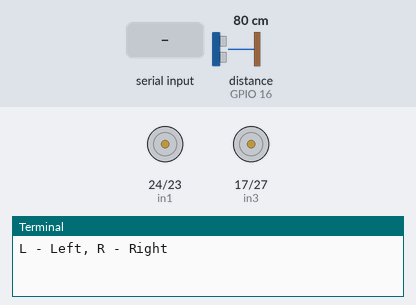
Bench run of a program on a simulated Raspberry Pi (BCM pin numbers). Parts: motor-driver pin pairs drawn as motors (green arrow = first pin HIGH = forward, orange = second pin HIGH = backward, longer = more drive, scaled by the enable pin), the last lines printed to the terminal. Inputs (shaded band) come from the test bench; at power-on: distance to the obstacle (sensor on GPIO 16) 80 cm. The echo pulse lasts 58.3 µs per cm.

Above: at 1.2 s.
1.3 s: "q" typed at the terminal, then Enter
At 2.2 s:
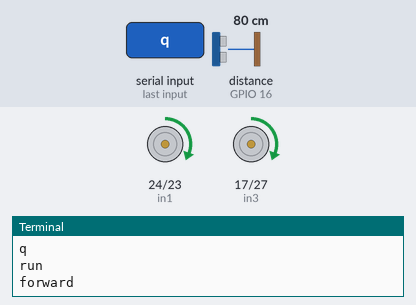
2.8 s: "s" typed at the terminal, then Enter
At 3.4 s:
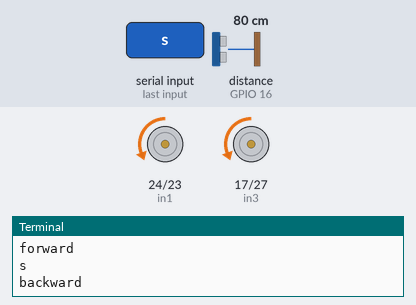
4.3 s: "1" typed at the terminal, then Enter
At 5.5 s:
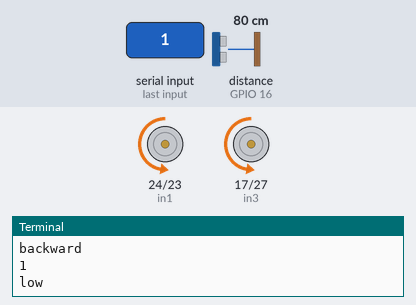
5.8 s: distance to the obstacle (sensor on GPIO 16) set to 55 cm
7.3 s: distance to the obstacle (sensor on GPIO 16) set to 47 cm
At 8.1 s:
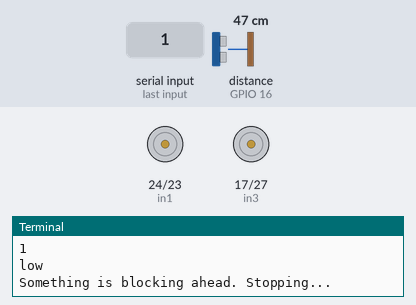
9.0 s: "w" typed at the terminal, then Enter
At 9.3 s:
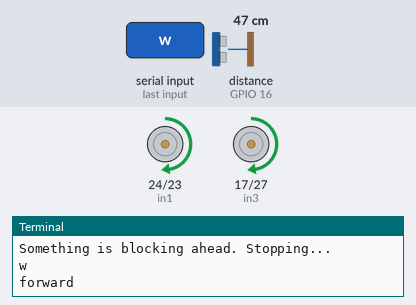
Timing chart, 0 to 11.5 s (numbered marks = the images above; inputs shaded):
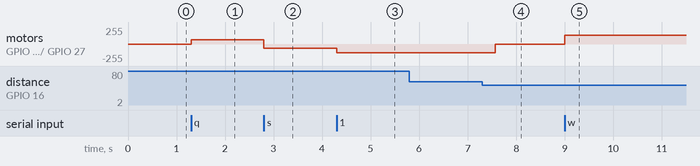

Measured:
- the behaviour switches between 51 and 50 cm on distance to the obstacle (sensor on GPIO 16) (found by bisection; images 3 and 4)
- after the input at 1.3 s, motor on GPIO 24 (in1) / GPIO 23 (in2), motor on GPIO 17 (in3) / GPIO 27 (in4): stopped → forward 64/255 at once
- after the input at 2.8 s, motor on GPIO 24 (in1) / GPIO 23 (in2), motor on GPIO 17 (in3) / GPIO 27 (in4): forward 64/255 → backward 64/255 at once
- after the input at 4.3 s, motor on GPIO 24 (in1) / GPIO 23 (in2), motor on GPIO 17 (in3) / GPIO 27 (in4): backward 64/255 → backward 128/255 at once
- after the input at 5.8 s, every drawn part: stays the same
- after the input at 7.3 s, motor on GPIO 24 (in1) / GPIO 23 (in2), motor on GPIO 17 (in3) / GPIO 27 (in4): backward 128/255 → stopped after 0.26 s
- after the input at 9.0 s, motor on GPIO 24 (in1) / GPIO 23 (in2), motor on GPIO 17 (in3) / GPIO 27 (in4): stopped → forward 128/255 at once

The program:

L298N_motor_driver.py
```python
import RPi.GPIO as GPIO
from time import sleep
from gpiozero import DistanceSensor

in1 = 24
in2 = 23
en1 = 25  # Enable pin for motor 1
in3 = 17
in4 = 27
en2 = 22  # Enable pin for motor 2

temp1 = 1

GPIO.setmode(GPIO.BCM)
GPIO.setup(in1, GPIO.OUT)
GPIO.setup(in2, GPIO.OUT)
GPIO.setup(en1, GPIO.OUT)
GPIO.setup(in3, GPIO.OUT)
GPIO.setup(in4, GPIO.OUT)
GPIO.setup(en2, GPIO.OUT)

GPIO.output(in1, GPIO.LOW)
GPIO.output(in2, GPIO.LOW)
GPIO.output(in3, GPIO.LOW)
GPIO.output(in4, GPIO.LOW)

p1 = GPIO.PWM(en1, 1000)
p2 = GPIO.PWM(en2, 1000)

p1.start(25)
p2.start(25)

print("\n")
print("The default speed & direction of motors is LOW & Forward.....")
print("r-run s-stop f-forward b-backward l-low m-medium h-high e-exit")
print("1 - Low speed, 2 - Medium speed, 3 - High speed")
print("L - Left, R - Right")
print("\n")

def start_motor():
    print("Starting...")

def stop_motor():
    print("Something is blocking ahead. Stopping...")
    GPIO.output(in1, GPIO.LOW)
    GPIO.output(in2, GPIO.LOW)
    GPIO.output(in3, GPIO.LOW)
    GPIO.output(in4, GPIO.LOW)
    x = 'z'
    is_blocked=1

ultrasonic = DistanceSensor(echo=16, trigger=4)
ultrasonic.threshold_distance = 0.5
ultrasonic.when_in_range = stop_motor
ultrasonic.when_out_of_range = start_motor

while True:

    x = input()

    if x == 'q':
        print("run")
        if temp1 == 1:
            GPIO.output(in1, GPIO.HIGH)
            GPIO.output(in2, GPIO.LOW)
            GPIO.output(in3, GPIO.HIGH)
            GPIO.output(in4, GPIO.LOW)
            print("forward")
            x = 'z'
        else:
            GPIO.output(in1, GPIO.LOW)
            GPIO.output(in2, GPIO.HIGH)
            GPIO.output(in3, GPIO.LOW)
            GPIO.output(in4, GPIO.HIGH)
            print("backward")
            x = 'z'

    elif x == 'e':
        print("stop")
        GPIO.output(in1, GPIO.LOW)
        GPIO.output(in2, GPIO.LOW)
        GPIO.output(in3, GPIO.LOW)
        GPIO.output(in4, GPIO.LOW)
        x = 'z'

    elif x == 'w':
        print("forward")
        GPIO.output(in1, GPIO.HIGH)
        GPIO.output(in2, GPIO.LOW)
        GPIO.output(in3, GPIO.HIGH)
        GPIO.output(in4, GPIO.LOW)
        temp1 = 1
        x = 'z'

    elif x == 's':
        print("backward")
        GPIO.output(in1, GPIO.LOW)
        GPIO.output(in2, GPIO.HIGH)
        GPIO.output(in3, GPIO.LOW)
        GPIO.output(in4, GPIO.HIGH)
        temp1 = 0
        x = 'z'

    elif x == '1':
        print("low")
        p1.ChangeDutyCycle(50)
        p2.ChangeDutyCycle(50)
        x = 'z'

    elif x == '2':
        print("medium")
        p1.ChangeDutyCycle(75)
        p2.ChangeDutyCycle(75)
        x = 'z'

    elif x == '3':
        print("high")
        p1.ChangeDutyCycle(100)
        p2.ChangeDutyCycle(100)
        x = 'z'

    elif x == 'a':
        print("left")
        GPIO.output(in2, GPIO.LOW)
        GPIO.output(in1, GPIO.HIGH)
        GPIO.output(in4, GPIO.HIGH)
        GPIO.output(in3, GPIO.LOW)
        x = 'z'
        sleep(0.5)
        GPIO.output(in1, GPIO.LOW)
        GPIO.output(in2, GPIO.LOW)
        GPIO.output(in3, GPIO.LOW)
        GPIO.output(in4, GPIO.LOW)

    elif x == 'd':
        print("right")
        GPIO.output(in2, GPIO.HIGH)
        GPIO.output(in1, GPIO.LOW)
        GPIO.output(in4, GPIO.LOW)
        GPIO.output(in3, GPIO.HIGH)
        x = 'z'
        sleep(0.5)
        GPIO.output(in1, GPIO.LOW)
        GPIO.output(in2, GPIO.LOW)
        GPIO.output(in3, GPIO.LOW)
        GPIO.output(in4, GPIO.LOW)

    elif x == 'e':
        GPIO.cleanup()
        break

    else:
        print("<<<  wrong data  >>>")
        print("please enter the defined data to continue.....")
```
